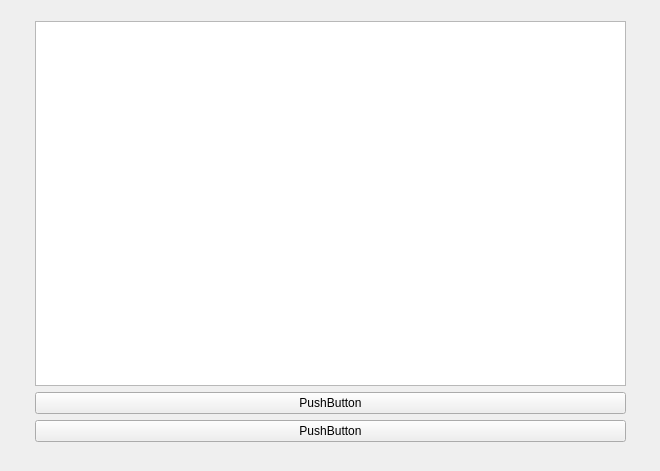
<?xml version="1.0" encoding="UTF-8"?>
<ui version="4.0">
 <class>Form</class>
 <widget class="QWidget" name="Form">
  <property name="geometry">
   <rect>
    <x>0</x>
    <y>0</y>
    <width>660</width>
    <height>471</height>
   </rect>
  </property>
  <property name="windowTitle">
   <string>Form</string>
  </property>
  <widget class="QWidget" name="">
   <property name="geometry">
    <rect>
     <x>35</x>
     <y>21</y>
     <width>591</width>
     <height>421</height>
    </rect>
   </property>
   <layout class="QVBoxLayout" name="verticalLayout">
    <item>
     <widget class="QTableView" name="tableView"/>
    </item>
    <item>
     <widget class="QPushButton" name="back">
      <property name="text">
       <string>PushButton</string>
      </property>
     </widget>
    </item>
    <item>
     <widget class="QPushButton" name="add_btn">
      <property name="text">
       <string>PushButton</string>
      </property>
     </widget>
    </item>
   </layout>
  </widget>
 </widget>
 <resources/>
 <connections/>
</ui>
